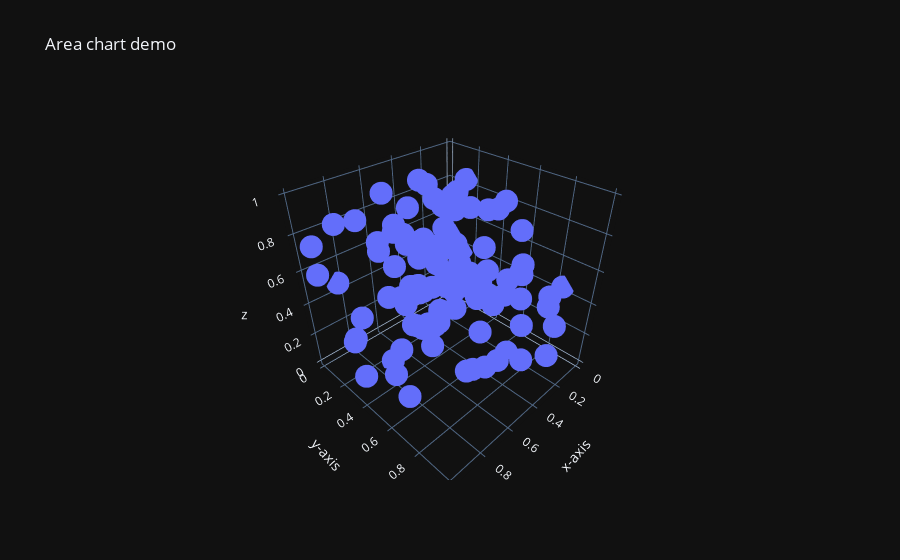

Notebook source saved alongside this figure:
### Code cell
a = np.random.uniform(0, 1, 100)
b = np.random.uniform(0, 1, 100)
c = np.random.uniform(0, 1, 100)
px.scatter_3d(
    x=a,
    y=b,
    z=c,
    title='Area chart demo',
    labels={'x':'x-axis', 'y':'y-axis'},
    template='plotly_dark',
)
